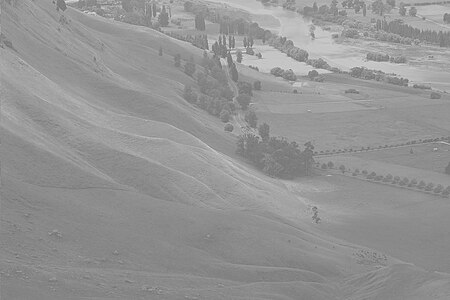
#> input picture Assignment_1/image3.jpg, 450 x 300 px, found by its file name
$ jupyter execute --allow-errors histogram_equalisation.ipynb
#> lines starting #> are read from the running program, lines starting #| are printed output that depends on the picture
<a href="https://colab.research.google.com/github/nikhilmishra1710/DIP/blob/main/histogram_equalisation.ipynb" target="_parent"></a>

[cell 1]
import cv2
import numpy as np
import matplotlib.pyplot as plt

[cell 2]
def load_image(path):
  img = cv2.imread(path)
  image_rgb = cv2.cvtColor(img, cv2.COLOR_BGR2RGB)
  initial_matrix_rgb=np.array(image_rgb)

  plt.imshow(initial_matrix_rgb)
  plt.show()

  dimensions = img.shape
  print(dimensions)

  print('Height of Image:', dimensions[0])
  print('Width of Image:', dimensions[1])
  print('Number of Channels:', dimensions[2])

  return initial_matrix_rgb

[cell 3]
def convert_to_grayscale(initial_matrix_rgb):
  row = initial_matrix_rgb.shape[0]
  col = initial_matrix_rgb.shape[1]
  print(row,col)
  initial_matrix_gray = np.zeros((row,col),dtype="int")

  for i in range(row):
    for j in range(col):
      initial_matrix_gray[i,j]=int(round((initial_matrix_rgb[i,j,0]+initial_matrix_rgb[i,j,1]+initial_matrix_rgb[i,j,2])/3))

  plt.imshow(initial_matrix_gray,cmap="gray")
  plt.show()

  return initial_matrix_gray

[cell 4]
def calculate_cdf(initial_matrix_gray):
    values = np.unique(initial_matrix_gray)
    print("Unique pixel values:", values)

    frequency = {}
    for value in values:
        frequency[value] = np.count_nonzero(initial_matrix_gray == value)

    print("Frequency of pixel values:", frequency)

    cdf = {}
    cdf[values[0]] = frequency[values[0]]

    for i in range(1, len(values)):
        cdf[values[i]] = cdf[values[i - 1]] + frequency[values[i]]

    print("Cumulative Distribution Function (CDF):", cdf)
    display_histogram(values,frequency.values(),'Original Image Histogram')
    display_cdf_curve(values,cdf.values(),'Original Image CDF')
    return cdf, values, frequency

[cell 5]
def display_histogram(values,frequency,title):
  plt.bar(values, frequency, width=1, color='gray', edgecolor='black',label="Pixel frequency")
  plt.title(title)
  plt.xlabel('Pixel Value')
  plt.ylabel('Frequency')
  plt.xlim([0, 255])
  plt.xticks(np.arange(0, 256, 16))
  plt.grid(axis='y')
  plt.show()

def display_cdf_curve(values,cumulative_frequency,title):
  plt.plot(values, cumulative_frequency, color='blue', label='CDF')
  plt.title(title)
  plt.xlabel('Pixel Value')
  plt.ylabel('Cumulative Frequency')
  plt.xlim([0, 255])
  plt.xticks(np.arange(0, 256, 16))
  plt.grid(axis='y')
  plt.show()

[cell 6]
def calculate_h(v,cdf,m,n,L=256):
    min_cdf = min(cdf.values())
    return round((L-1)*(cdf[v]-min_cdf)/((m*n)-min_cdf))

[cell 7]
def equalize_matrix(initial_matrix_gray,cdf,values,frequency):
  h={}
  row = initial_matrix_gray.shape[0]
  col = initial_matrix_gray.shape[1]
  for value in values:
      h[value]=calculate_h(value,cdf,row,col)

  equalized_matrix_gray = np.zeros_like(initial_matrix_gray)

  for key, value in h.items():
      equalized_matrix_gray[initial_matrix_gray == key] = value

  print("Equalisied Cumulative Distribution Function (CDF):", h)
  display_histogram(h.values(),frequency.values(),'Equalized Image Histogram')
  display_cdf_curve(h.values(),h.values(),'Equalized Image CDF')
  plt.imshow(equalized_matrix_gray,cmap="gray")
  plt.show()

  return equalized_matrix_gray

[cell 8]
def histogram_equalization(path):
  initial_matrix_rgb=load_image(path)
  initial_matrix_gray=convert_to_grayscale(initial_matrix_rgb)
  cdf,values,frequency=calculate_cdf(initial_matrix_gray)
  equalized_img = equalize_matrix(initial_matrix_gray,cdf,values,frequency)
  return equalized_img

#> (a cell that did not finish here is left out)


#> (a cell that did not finish here is left out)


[cell 11]
final_img = histogram_equalization('/content/image3.jpg')
#> call 3 of load_image, with path = '/content/image3.jpg'
#> in load_image, img is the input picture: shape (300, 450, 3); min 100, max 234, mean 148
#| (300, 450, 3)
#| Height of Image: 300
#| Width of Image: 450
#| Number of Channels: 3
#| 300 450
#> after the loop in convert_to_grayscale, `for i in range(row):`:
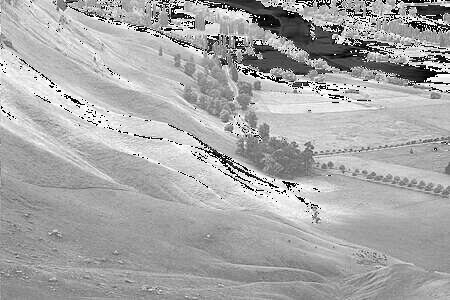
#> initial_matrix_gray: shape (300, 450) int64; min 0, max 85, mean 56.1; drawn with min black and max white
#> in calculate_cdf, `values = np.unique(initial_matrix_gray)`: values = 86 values from 0 to 85
#| Unique pixel values: [ 0  1  2  3  4  5  6  7  8  9 10 11 12 13 14 15 16 17 18 19 20 21 22 23
#|  24 25 26 27 28 29 30 31 32 33 34 35 36 37 38 39 40 41 42 43 44 45 46 47
#|  48 49 50 51 52 53 54 55 56 57 58 59 60 61 62 63 64 65 66 67 68 69 70 71
#|  72 73 74 75 76 77 78 79 80 81 82 83 84 85]
#> the loop in calculate_cdf, `for value in values:` made 86 passes
#> after the loop in calculate_cdf, `for value in values:`: frequency = 86 items
#> (printed output is left out)
#> the loop in calculate_cdf, `for i in range(1, len(values)):` made 85 passes
#> (printed output is left out)
#> in display_histogram, `plt.show()`:
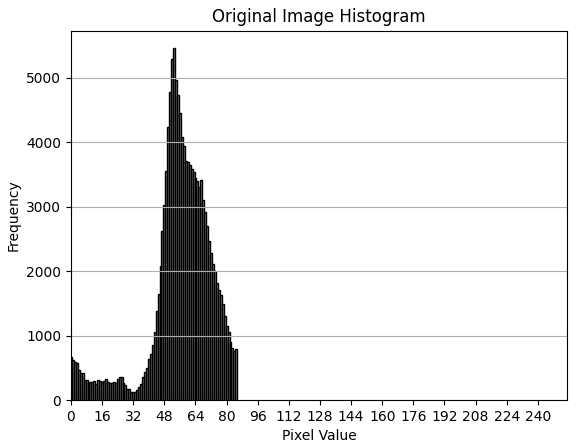
#> figure drawn by matplotlib, 1 panel; tallest bar 5454 high, from x = 52.5 to 53.5
#> in display_cdf_curve, `plt.show()`:
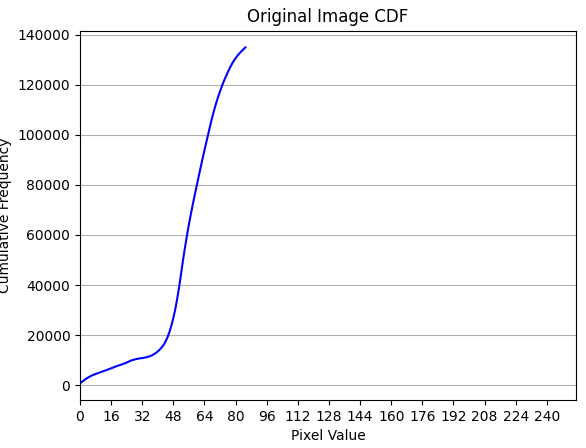
#> figure drawn by matplotlib, 1 panel; curve peaks at x = 85, y = 135000
#> the loop in equalize_matrix, `for value in values:` made 86 passes
#> the loop in equalize_matrix, `for key, value in h.items():` made 86 passes
#> value on passes 1 to 12: 0, 1, 2, 3, 4, 5, 6, 7, 7, 8, 8, 9
#> after the loop in equalize_matrix, `for key, value in h.items():`:
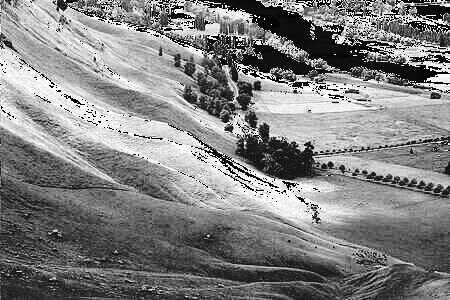
#> equalized_matrix_gray: shape (300, 450) int64; min 0, max 255, mean 129.8
#> (printed output is left out)
#> call 2 of display_histogram, with title = 'Equalized Image Histogram'
#> in display_histogram (call 2), `plt.show()`:
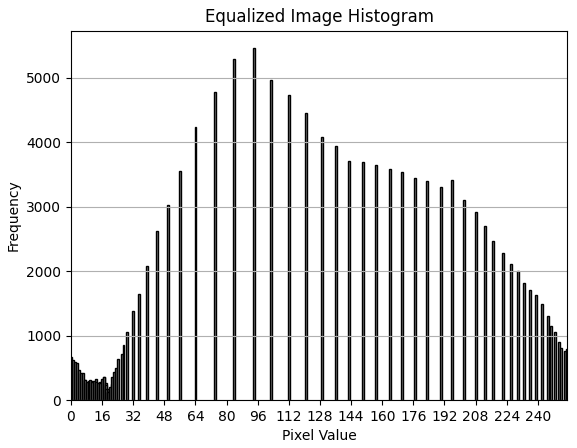
#> figure drawn by matplotlib, 1 panel; tallest bar 5454 high, from x = 93.5 to 94.5
#> call 2 of display_cdf_curve, with title = 'Equalized Image CDF'
#> in display_cdf_curve (call 2), `plt.show()`:
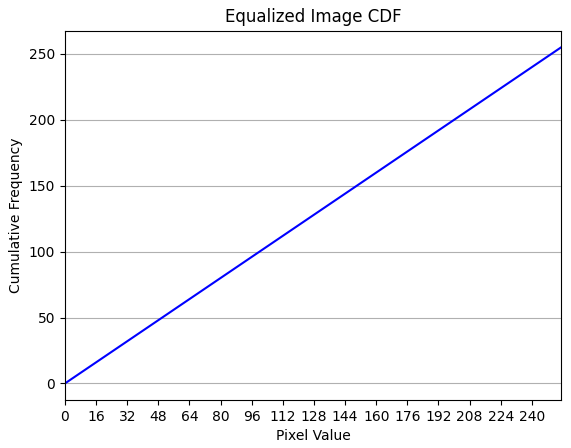
#> figure drawn by matplotlib, 1 panel
